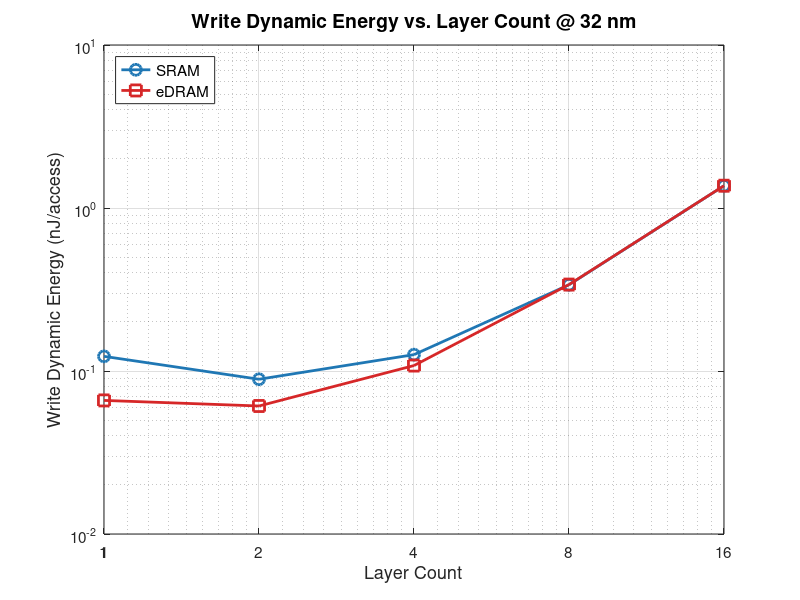

Reproduce this figure in MATLAB.
% fig9_write_energy_vs_layers_32nm.m
% Write Dynamic Energy vs. Layer Count @ 32nm — ESE5760 Final Project
% Data: DESTINY simulation, 2MB / 256-bit / Assoc=1 / LOP / 350K / WriteEDP

layers = [1, 2, 4, 8, 16];

write_energy_SRAM  = [0.123, 0.089, 0.126, 0.338, 1.369];
write_energy_eDRAM = [0.066, 0.061, 0.108, 0.339, 1.370];

figure('Position', [100 100 700 500]);

plot(layers, write_energy_SRAM,  '-o', 'Color', [0.122 0.467 0.706], 'LineWidth', 2, 'MarkerSize', 8); hold on;
plot(layers, write_energy_eDRAM, '-s', 'Color', [0.839 0.153 0.157], 'LineWidth', 2, 'MarkerSize', 8);

set(gca, 'XScale', 'log', 'YScale', 'log', 'XTick', layers, 'XTickLabel', {'1','2','4','8','16'}, 'FontSize', 11);
xlim([1 16]);
xlabel('Layer Count', 'FontSize', 13);
ylabel('Write Dynamic Energy (nJ/access)', 'FontSize', 13);
title('Write Dynamic Energy vs. Layer Count @ 32 nm', 'FontSize', 14, 'FontWeight', 'bold');
legend('SRAM', 'eDRAM', 'Location', 'northwest', 'FontSize', 11);
grid on;
box on;

drawnow;
set(gcf, 'Renderer', 'painters');
print('-djpeg', '-r150', fullfile(fileparts(mfilename('fullpath')), '..', 'plots', 'fig9_write_energy_vs_layers_32nm.jpg'));
